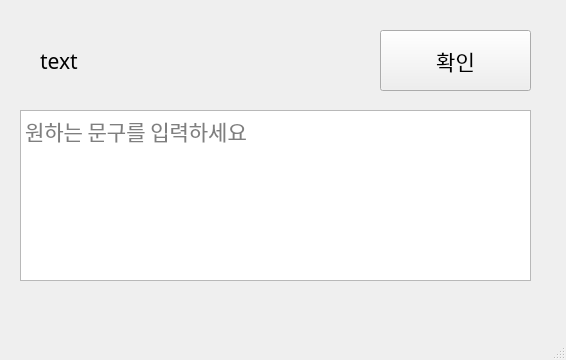
<?xml version="1.0" encoding="UTF-8"?>
<ui version="4.0">
 <class>MainWindow</class>
 <widget class="QMainWindow" name="MainWindow">
  <property name="geometry">
   <rect>
    <x>0</x>
    <y>0</y>
    <width>566</width>
    <height>360</height>
   </rect>
  </property>
  <property name="windowTitle">
   <string>MainWindow</string>
  </property>
  <widget class="QWidget" name="centralwidget">
   <widget class="QPushButton" name="btn_1">
    <property name="geometry">
     <rect>
      <x>380</x>
      <y>30</y>
      <width>151</width>
      <height>61</height>
     </rect>
    </property>
    <property name="font">
     <font>
      <family>Kristen ITC</family>
      <pointsize>16</pointsize>
     </font>
    </property>
    <property name="text">
     <string>확인</string>
    </property>
   </widget>
   <widget class="QTextEdit" name="txb_1">
    <property name="geometry">
     <rect>
      <x>20</x>
      <y>110</y>
      <width>511</width>
      <height>171</height>
     </rect>
    </property>
    <property name="font">
     <font>
      <family>Cascadia Mono</family>
      <pointsize>16</pointsize>
     </font>
    </property>
    <property name="placeholderText">
     <string>원하는 문구를 입력하세요</string>
    </property>
   </widget>
   <widget class="QLabel" name="lbl_1">
    <property name="geometry">
     <rect>
      <x>40</x>
      <y>40</y>
      <width>331</width>
      <height>41</height>
     </rect>
    </property>
    <property name="font">
     <font>
      <family>Noto Sans KR Medium</family>
      <pointsize>16</pointsize>
     </font>
    </property>
    <property name="text">
     <string>text</string>
    </property>
   </widget>
  </widget>
  <widget class="QMenuBar" name="menubar">
   <property name="geometry">
    <rect>
     <x>0</x>
     <y>0</y>
     <width>566</width>
     <height>21</height>
    </rect>
   </property>
  </widget>
  <widget class="QStatusBar" name="statusbar"/>
 </widget>
 <resources/>
 <connections/>
</ui>
